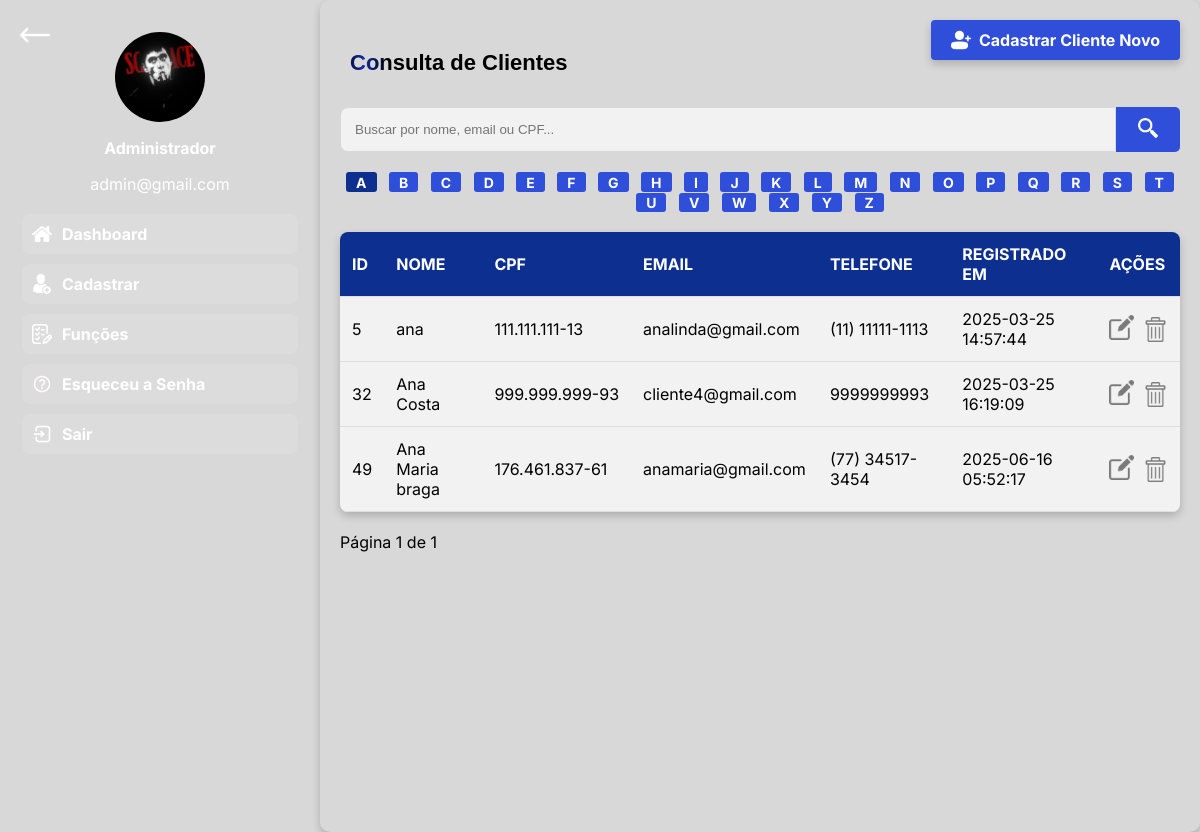
The page /php/consultar_clientes.php?letra=A (signed in) on the database as committed earlier.
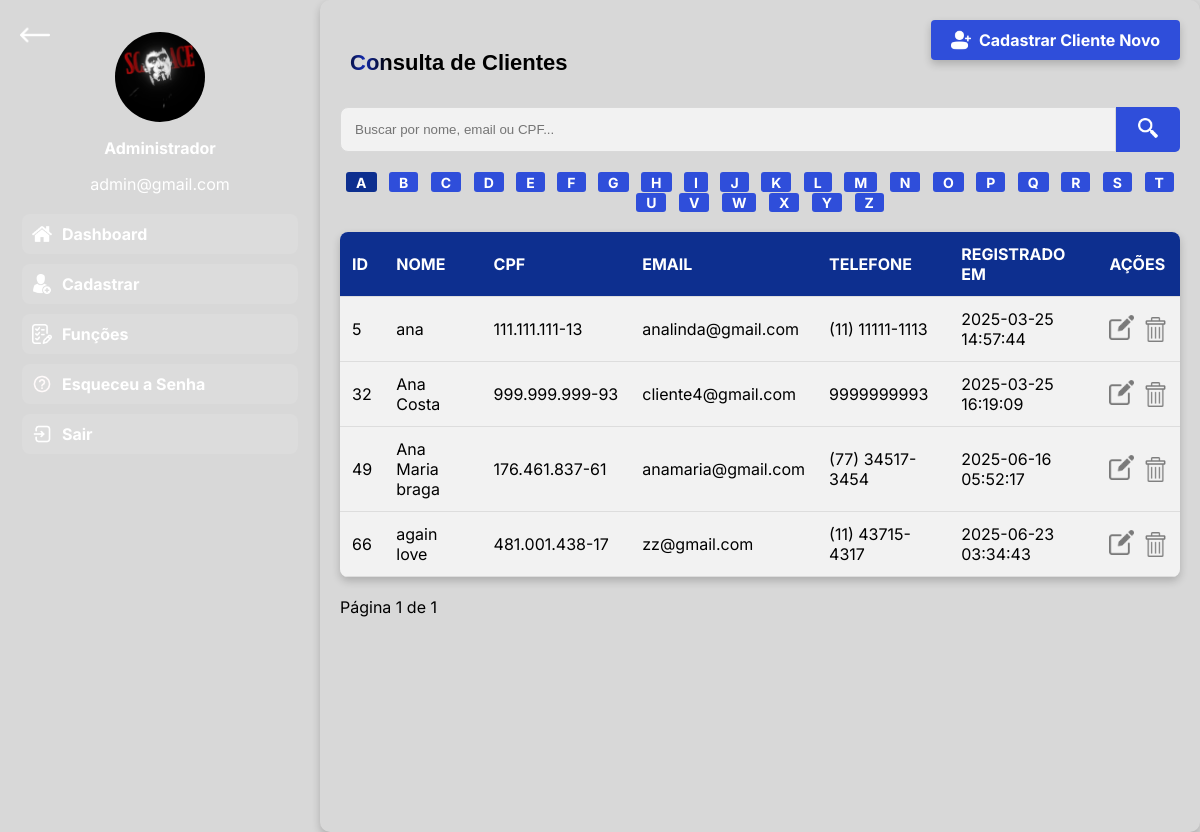
The same page on the database as committed later.
### tables this page shows
CREATE TABLE `clientes` (
  `id` int(11) NOT NULL,
  `nome_completo` varchar(255) NOT NULL,
  `email` varchar(255) NOT NULL,
  `cpf` varchar(15) NOT NULL,
  `telefone` varchar(20) NOT NULL,
  `rg` varchar(20) NOT NULL,
  `cidade` varchar(100) NOT NULL,
  `estado` varchar(2) NOT NULL,
  `cnh` varchar(20) NOT NULL,
  `senha` varchar(255) NOT NULL,
  `admin` tinyint(1) DEFAULT 0,
  `cargo` enum('Admin','Cliente','Gerente','Funcionario') NOT NULL DEFAULT 'Cliente',
  `endereco` varchar(100) NOT NULL DEFAULT '',
  `pis` varchar(11) DEFAULT NULL,
  `foto_perfil` varchar(255) DEFAULT NULL,
  `registrado_em` datetime DEFAULT current_timestamp()
);

### php/consultar_clientes.php (the view, shortened to what the changed rows need)
<?php
$host = "localhost";
$user = "root";
$pass = "";
$db = "sistema_bmw";
$conn = new mysqli($host, $user, $pass, $db);
$usuario_id = $_SESSION['usuarioId'];
$sql = "SELECT nome_completo, email, cargo FROM clientes WHERE id = ?";
$stmt = $conn->prepare($sql);
$stmt->bind_param("i", $usuario_id);
$stmt->execute();
$stmt->bind_result($nome_completo, $email, $cargo_usuario);
$stmt->fetch();
$clientes_por_pagina = 10;
$pagina_atual = isset($_GET['pagina']) ? (int)$_GET['pagina'] : 1;
$offset = ($pagina_atual - 1) * $clientes_por_pagina;
$letra_filtro = isset($_GET['letra']) ? $_GET['letra'] : '';
if ($letra_filtro) {
    $sql = "SELECT id, nome_completo, email, telefone, registrado_em, cpf FROM clientes
            WHERE cargo = 'Cliente' AND nome_completo LIKE ?
            LIMIT ?, ?";
    $stmt = $conn->prepare($sql);
    $param = "$letra_filtro%";
    $stmt->bind_param("sii", $param, $offset, $clientes_por_pagina);
}
$stmt->execute();
$result = $stmt->get_result();
?>
<!DOCTYPE html>
<html lang="pt-BR">
<head>
    <link rel="stylesheet" href="../css/consultar_clientes.css">
</head>
<body>
    <div class="container">
        <div class="content">
            <h2 class="btn-shine">Consulta de Clientes</h2>
            <div class="letras-filtro">
            <?php
                foreach (range('A', 'Z') as $letra) {
                    $class = ($letra == $letra_filtro) ? 'class="selected"' : '';
                    echo "<a href='?letra=$letra' $class>$letra</a> ";
                }
            ?>
            </div>
            <table>
                <thead>
                    <tr>
                        <th>ID</th>
                        <th>Nome</th>
                        <th>CPF</th>
                        <th>Email</th>
                        <th>Telefone</th>
                        <th>Registrado em</th>
                        <th>Ações</th>
                    </tr>
                </thead>
                <tbody>
                    <?php while ($row = $result->fetch_assoc()): ?>
                        <tr>
                            <td><?php echo $row['id']; ?></td>
                            <td><?php echo $row['nome_completo']; ?></td>
                            <td><?php
                                $cpf = preg_replace('/[^0-9]/', '', $row['cpf']);
                                if (strlen($cpf) === 11) {
                                    echo substr($cpf,0,3).'.'.substr($cpf,3,3).'.'.substr($cpf,6,3).'-'.substr($cpf,9,2);
                                } else {
                                    echo $row['cpf'];
                                }
                            ?></td>
                            <td><?php echo $row['email']; ?></td>
                            <td><?php echo $row['telefone']; ?></td>
                            <td><?php echo $row['registrado_em']; ?></td>
                            <td style="white-space:nowrap;">
                                <a class="a-btn btn-editar" href="editar_cliente.php?id=<?php echo $row['id']; ?>" style="text-decoration:none;outline:none;margin-right:2px;vertical-align:middle;">
                                    <img src="../img/editar.png" alt="Editar" class="btn-editar">
                                </a>
                                <button class="a-btn btn-editar" id="remover-cliente-<?php echo $row['id']; ?>" data-id="<?php echo $row['id']; ?>" data-nome="<?php echo htmlspecialchars($row['nome_completo'], ENT_QUOTES); ?>" style="background:none;border:none;cursor:pointer;text-decoration:none;padding:0;margin-left:2px;vertical-align:middle;">
                                    <img src="../img/lixeira.png" alt="Remover" class="btn-editar">
                                </button>
                            </td>
                        </tr>
                    <?php endwhile; ?>
                </tbody>
            </table>
        </div>
    </div>
</body>
</html>

Rows that differ between the two databases and show on the page:
added clientes: id "66", nome_completo "again love", cpf "481", cpf "001", cpf "438", cpf "17", email "zz@gmail.com", telefone "(11) 43715-4317", registrado_em "2025-06-23 03:34:43"
